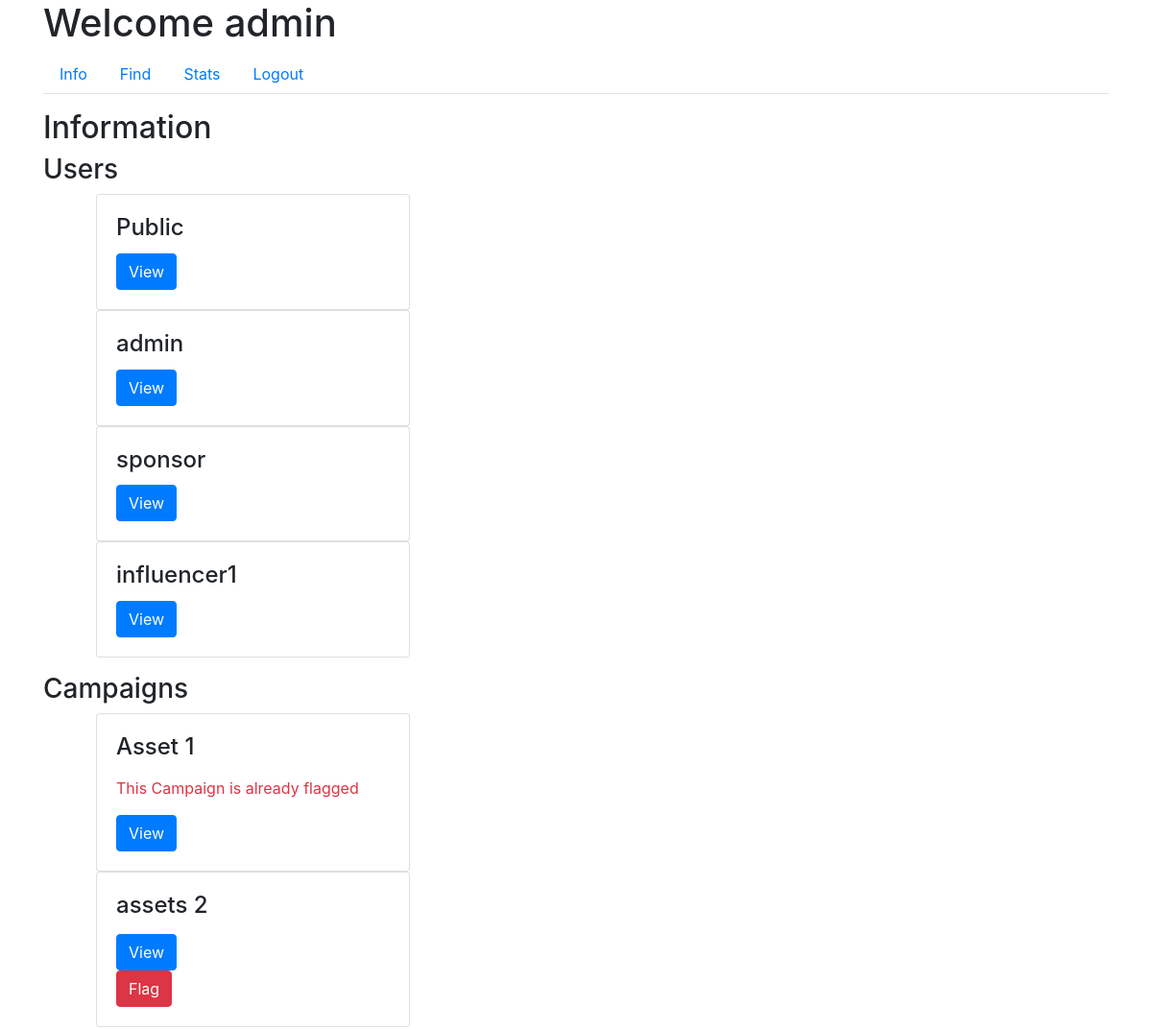
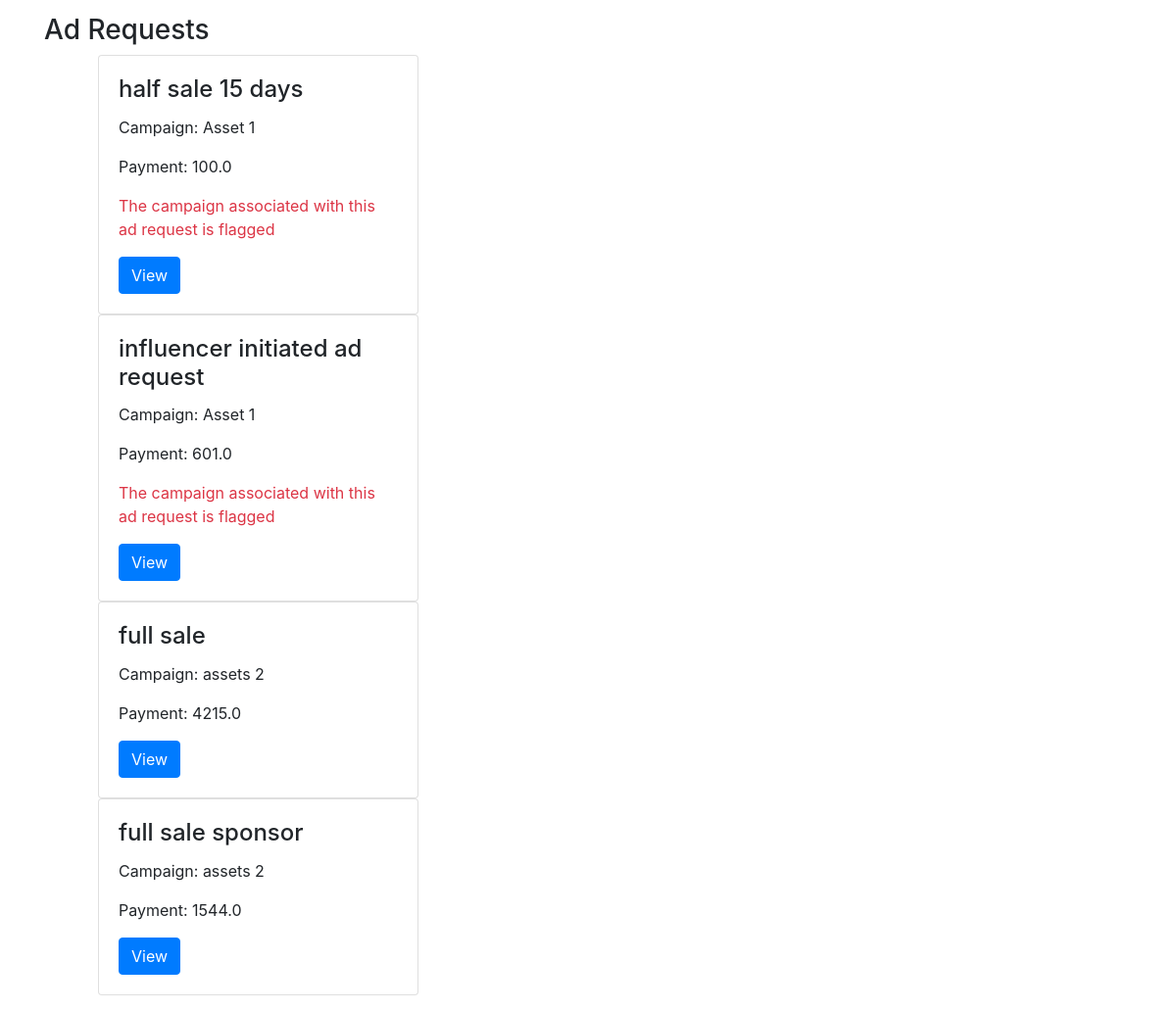
Before: /admin/info (signed in) with the older database file (2 pictures, top to bottom).
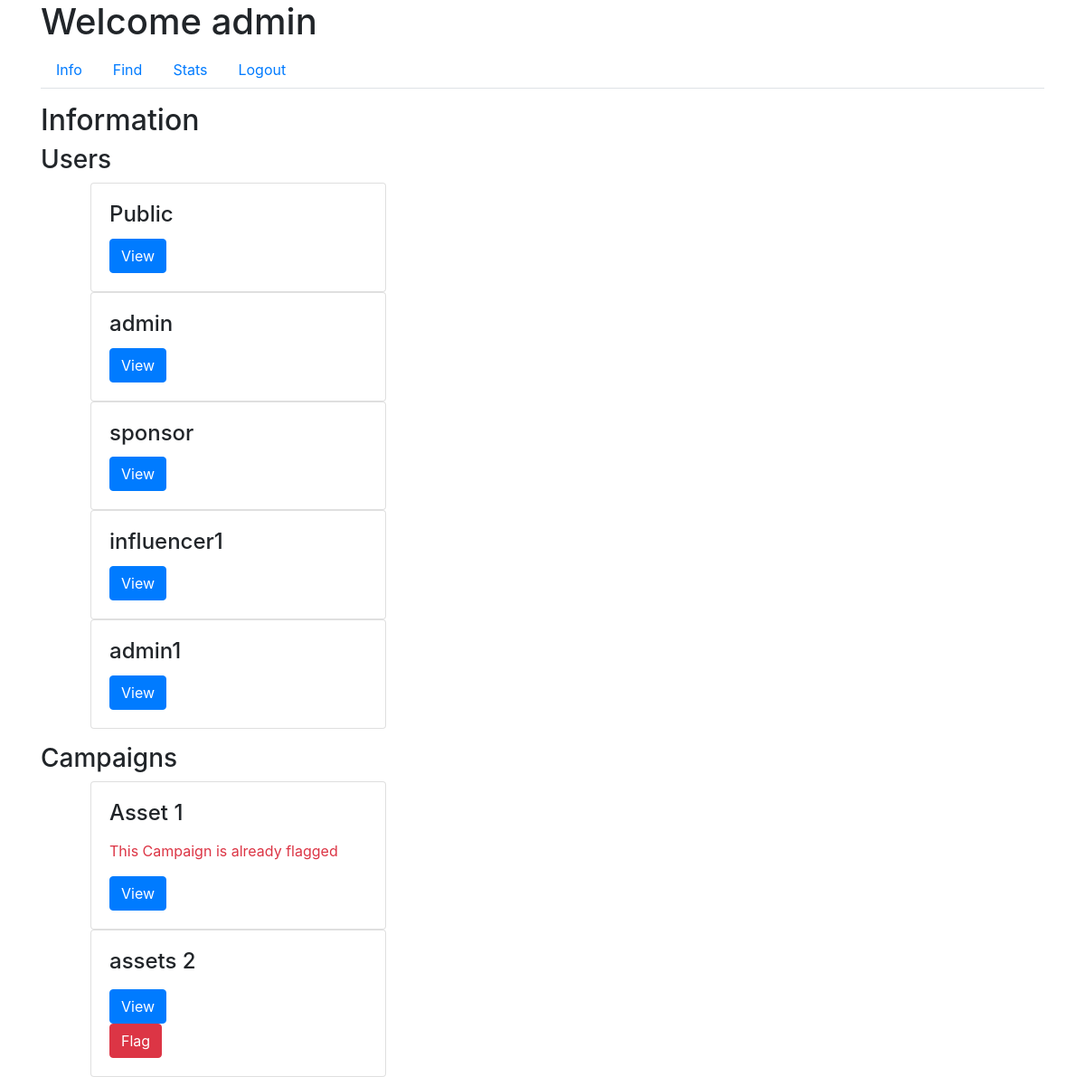
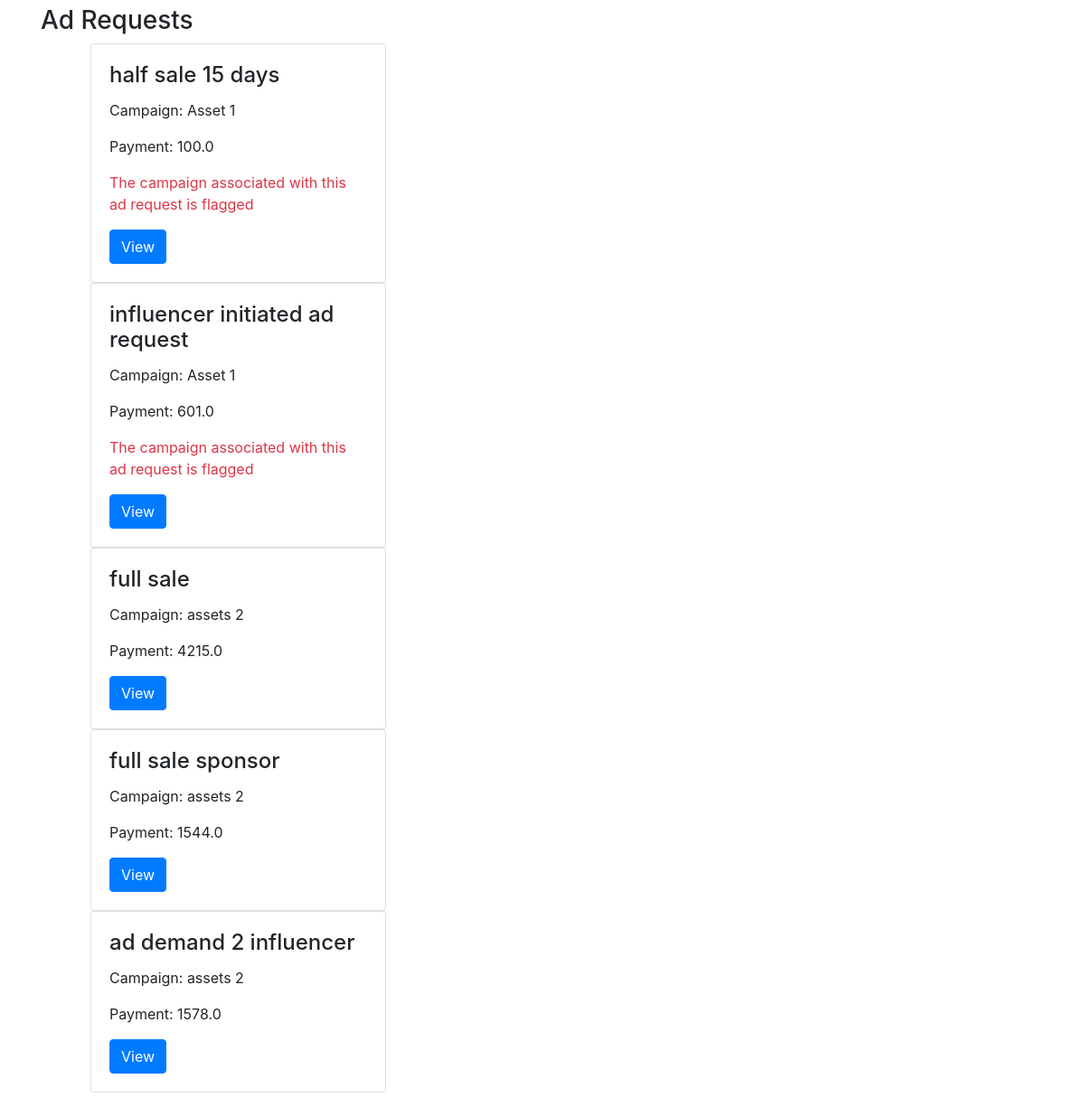
After: the same page with the newer database file (2 pictures, top to bottom).
### app/models.py (models this page shows, shortened)
class User(UserMixin, db.Model):
    id = db.Column(db.Integer, primary_key=True)
    username = db.Column(db.String(64), unique=True, nullable=False)
    email = db.Column(db.String(120), unique=True, nullable=False)
    password_hash = db.Column(db.String(128), nullable=False)
    role = db.Column(db.String(20), nullable=False)
    industry = db.Column(db.String(120))  # For Sponsors
    platforms = db.Column(db.Text)  # For Influencers
    category = db.Column(db.String(120))  # For Influencers
    niche = db.Column(db.String(120))  # For Influencers
    profile_pic = db.Column(db.String(20), nullable=False, default='download.png')
    flag = db.Column(db.Boolean, default=False, nullable=False)  # Add flag column

class Campaign(db.Model):
    id = db.Column(db.Integer, primary_key=True)
    name = db.Column(db.String(100), nullable=False)
    description = db.Column(db.Text, nullable=False)
    budget = db.Column(db.Float, nullable=False)
    visibility = db.Column(db.String(10), nullable=False)  # 'public', 'private'
    start_date = db.Column(db.Date, nullable=False)
    end_date = db.Column(db.Date, nullable=False)
    user_id = db.Column(db.Integer, db.ForeignKey('user.id'), nullable=False)
    ad_requests = db.relationship('AdRequest', backref='campaign', lazy=True)
    flag = db.Column(db.Boolean, default=False, nullable=False)  # Add flag column

class AdRequest(db.Model):
    id = db.Column(db.Integer, primary_key=True)
    campaign_id = db.Column(db.Integer, db.ForeignKey('campaign.id'), nullable=False)
    influencer_id = db.Column(db.Integer, db.ForeignKey('user.id'), nullable=False)
    requirements = db.Column(db.Text, nullable=False)
    payment_amount = db.Column(db.Float, nullable=False)
    status_influencer = db.Column(db.String(10), nullable=False)
    status_sponsor = db.Column(db.String(10), nullable=False)

### app/routes.py (the view)
@main.route('/admin/info')
@login_required
def admin_info():
    if current_user.role == 'admin':
        users = User.query.all()
        campaigns = Campaign.query.all()
        ad_requests = AdRequest.query.all()
        return render_template('admin_info.html', users=users, campaigns=campaigns, ad_requests=ad_requests)
    return redirect(url_for('main.home'))

### app/models.py (called while the page is built)
@login_manager.user_loader
def load_user(user_id):
    return User.query.get(int(user_id))

### app/templates/admin_info.html (shortened to what this page needs)
{% extends "admin_dashboard.html" %}
{% block tab_content %}
<h2>Information</h2>
<h3>Users</h3>
<ul>
    {% for user in users %}
    <div class="col-md-4">
        <div class="request-box card">
            <div class="card-body">
                <h4 class="card-title">{{ user.username }}</h4>
                <button class="btn btn-primary" data-toggle="modal" data-target="#influencerModal" data-id="{{ user.id }}">View</button>
            </div>
        </div>
    </div>
    {% endfor %}
</ul>
<h3>Campaigns</h3>
<ul>
    {% for campaign in campaigns %}
    <div class="col-md-4">
        <div class="request-box card">
            <div class="card-body">
                <h4 class="card-title">{{ campaign.name }}</h4>
                {% if campaign.flag == 1 %}
                    <p class="text-danger">This Campaign is already flagged</p>
                {% endif %}
                <button class="btn btn-primary" data-toggle="modal" data-target="#campaignModal" data-id="{{ campaign.id }}">View</button>
                {% if campaign.flag == 0 %}
                    <form method="POST" action="{{ url_for('main.flag_campaign', id=campaign.id) }}">
                        <button type="submit" class="btn btn-danger">Flag</button>
                    </form>
                {% endif %}
            </div>
        </div>
    </div>
    {% endfor %}
</ul>
<h3>Ad Requests</h3>
<ul>
    {% for request in ad_requests %}
    <div class="col-md-4">
        <div class="request-box card">
            <div class="card-body">
                <h4 class="card-title">{{ request.requirements }}</h4>
                <p class="card-text">Campaign: {{ request.campaign.name }}</p>
                <p class="card-text">Payment: {{ request.payment_amount }}</p>
                {% if request.campaign.flag == 1 %}
                    <p class="text-danger">The campaign associated with this ad request is flagged</p>
                {% endif %}
                <button class="btn btn-primary" data-toggle="modal" data-target="#adRequestModal" data-id="{{ request.id }}">View</button>
            </div>
        </div>
    </div>
    {% endfor %}
</ul>
{% endblock %}

### app/templates/admin_dashboard.html (shortened to what this page needs)
{% extends "base.html" %}
{% block content %}
<h1>Welcome {{ current_user.username }}</h1>
<ul class="nav nav-tabs">
    <li class="nav-item">
        <a class="nav-link" href="{{ url_for('main.admin_info') }}">Info</a>
    </li>
    <li class="nav-item">
        <a class="nav-link" href="{{ url_for('main.admin_find') }}">Find</a>
    </li>
    <li class="nav-item">
        <a class="nav-link" href="{{ url_for('main.admin_stats') }}">Stats</a>
    </li>
    <li class="nav-item">
        <a class="nav-link" href="{{ url_for('main.logout') }}">Logout</a>
    </li>
</ul>
<div class="tab-content mt-3">
    {% block tab_content %}{% endblock %}
</div>
{% endblock %}

Changed rows visible on the page:
added User: username "admin1"
added AdRequest: requirements "ad demand 2 influencer", campaign.name "assets 2", payment_amount "1578.0"
